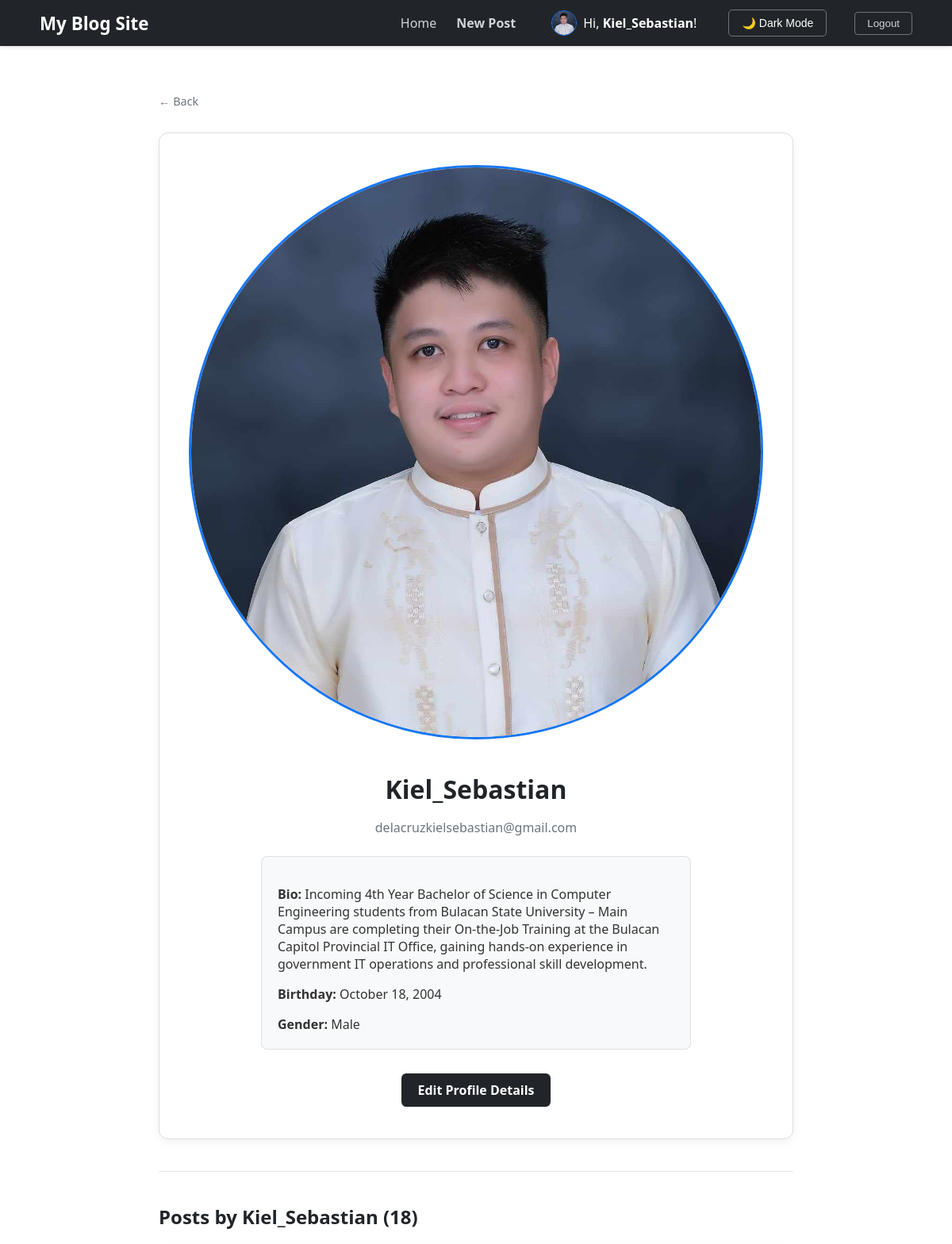
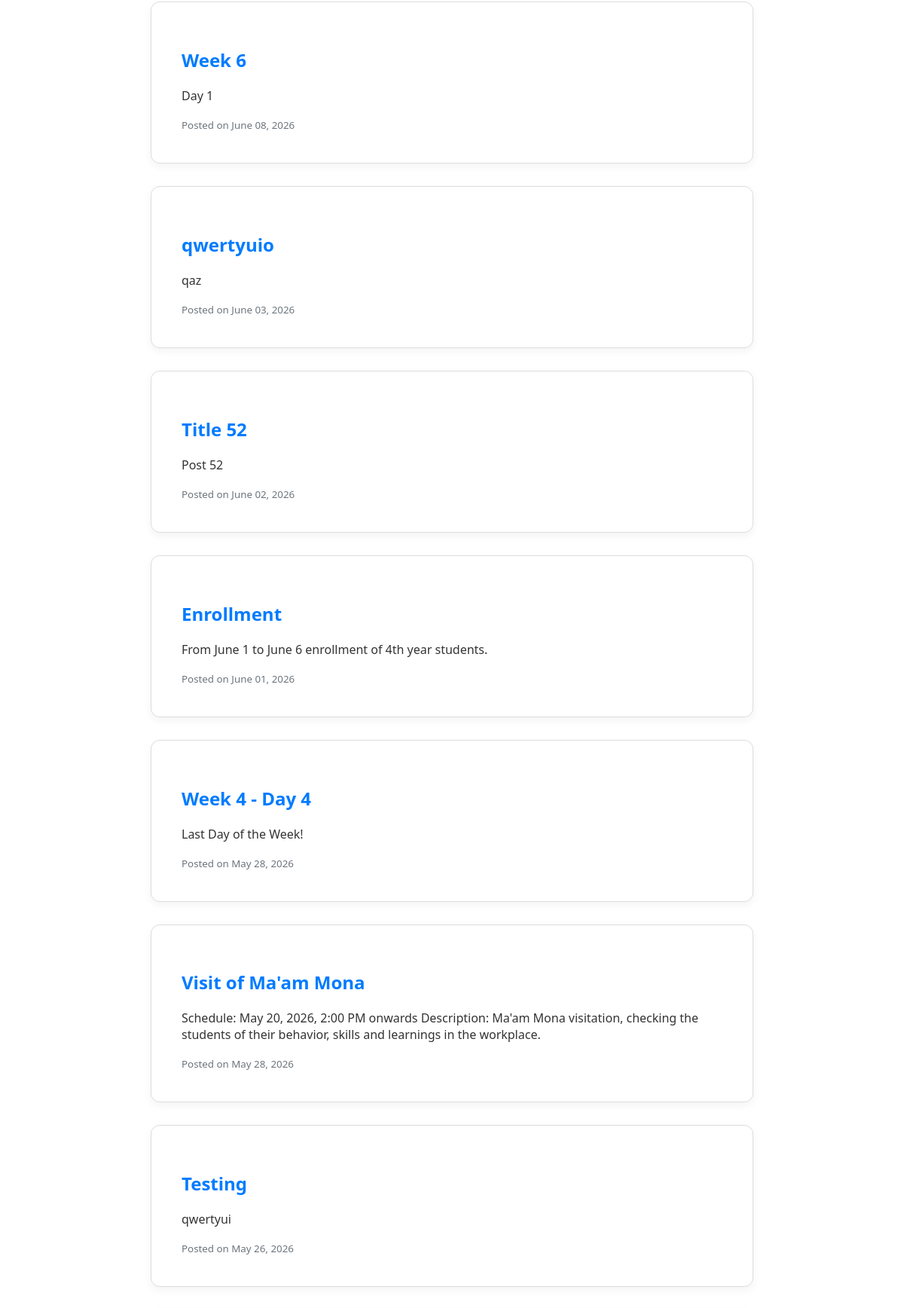
Screenshot of /user/Kiel_Sebastian/ (signed in, upper part) with the database file from the repository (2 pictures, top to bottom).
### blog/models.py (models this page shows, shortened)
class Profile(models.Model):
    user = models.OneToOneField(User, on_delete=models.CASCADE)
    image = models.ImageField(default='default.jpg', upload_to='profile_pics')
    bio = models.TextField(max_length=500, blank=True, help_text="Short description about yourself")
    birth_date = models.DateField(null=True, blank=True, verbose_name="Date of Birth")
    gender = models.CharField(max_length=1, choices=GENDER_CHOICES, blank=True, verbose_name="Sex at Birth")
    middle_name = models.CharField(max_length=100, blank=True, null=True)
    name_extension = models.CharField(max_length=20, blank=True, null=True, help_text="e.g., Jr., Sr., III")
    place_of_birth = models.CharField(max_length=255, blank=True, null=True)
    CIVIL_STATUS_CHOICES = [
        ('S', 'Single'), ('M', 'Married'), ('W', 'Widowed'),
        ('SEP', 'Separated'), ('O', 'Others')
    ]
    civil_status = models.CharField(max_length=3, choices=CIVIL_STATUS_CHOICES, blank=True, null=True)
    employee_number = models.CharField(max_length=50, blank=True, null=True)
    CITIZENSHIP_CHOICES = [('F', 'Filipino'), ('D', 'Dual Citizenship')]
    citizenship = models.CharField(max_length=1, choices=CITIZENSHIP_CHOICES, default='F')
    dual_citizenship_country = models.CharField(max_length=100, blank=True, null=True)
    citizenship_acquisition = models.CharField(
        max_length=20,
        choices=[('B', 'By Birth'), ('N', 'By Naturalization')],
        blank=True, null=True
    )
    house_block_lot = models.CharField(max_length=100, blank=True, null=True)
    street = models.CharField(max_length=100, blank=True, null=True)
    subdivision_village = models.CharField(max_length=100, blank=True, null=True)
    barangay = models.CharField(max_length=100, blank=True, null=True)
    city_municipality = models.CharField(max_length=100, blank=True, null=True)
    province = models.CharField(max_length=100, blank=True, null=True)
    mobile_number = models.CharField(max_length=20, blank=True, null=True)
    number_of_children = models.PositiveIntegerField(default=0, blank=True, null=True)
    special_skills_hobbies = models.TextField(blank=True, null=True)

class Post(models.Model):
    title = models.CharField(max_length=100)
    content = models.TextField()
    date_posted = models.DateTimeField(auto_now=True)
    author = models.ForeignKey(User, on_delete=models.CASCADE)
    image = models.ImageField(null=True, blank=True, upload_to=user_directory_path)

### blog/views.py (the view)
# urls.py: path('user/<str:username>/', views.user_profile_view, name='user-profile'),
def user_profile_view(request, username):
    profile_user = get_object_or_404(User, username=username)
    user_posts = Post.objects.filter(author=profile_user).order_by('-date_posted')
    context = {
        'profile_user': profile_user,
        'posts': user_posts
    }
    return render(request, 'blog/user_profile.html', context)

### blog/templates/blog/user_profile.html
{% extends "blog/base.html" %}
{% block content %}
<div class="card profile-main-card" style="text-align: center; padding: 40px; margin-top: 20px;">
    <div style="display: flex; justify-content: center; margin-bottom: 20px;">
        <img src="{{ profile_user.profile.image.url }}" alt="{{ profile_user.username }}"
             style="width: 120px; height: 120px; border-radius: 50%; border: 3px solid #1877F2; object-fit: cover;">
    </div>
    <h1 class="profile-username" style="font-size: 2rem; margin-bottom: 5px;">{{ profile_user.username }}</h1>
    <p class="profile-email" style="color: #6c757d; margin-bottom: 25px;">{{ profile_user.email }}</p>
    <div class="profile-details-box" style="text-align: left; padding: 20px; border-radius: 8px; margin: 0 auto 30px auto; max-width: 500px; border: 1px solid rgba(0,0,0,0.1);">
        <p style="margin-bottom: 12px;"><strong>Bio:</strong> {% if profile_user.profile.bio %}{{ profile_user.profile.bio }}{% else %}No description provided.{% endif %}</p>
        <p style="margin-bottom: 12px;"><strong>Birthday:</strong> {% if profile_user.profile.birth_date %}{{ profile_user.profile.birth_date|date:"F d, Y" }}{% else %}Not specified{% endif %}</p>
        <p style="margin-bottom: 0;"><strong>Gender:</strong> {% if profile_user.profile.gender %}{{ profile_user.profile.get_gender_display }}{% else %}Not specified{% endif %}</p>
    </div>
    {% if profile_user == user %}
        <div style="display: flex; justify-content: center; gap: 15px;">
            <a href="{% url 'profile-update' %}" class="btn-primary" style="text-decoration: none; text-align: center; padding: 10px 20px;">Edit Profile Details</a>
        </div>
    {% endif %}
</div>
<hr style="border: 0; border-top: 1px solid rgba(0,0,0,0.1); margin: 40px 0;">
<h2 class="profile-posts-heading" style="margin-bottom: 20px;">Posts by {{ profile_user.username }} ({{ posts.count }})</h2>
{% for post in posts %}
    <article class="card">
        <div class="article-body">
            <h2>
                <a class="article-title" href="{% url 'post-detail' post.pk %}" style="text-decoration: none; color: #007bff;">{{ post.title }}</a>
            </h2>
            <p class="article-content">{{ post.content|truncatewords:30 }}</p>
            <small style="color: #6c757d;">Posted on {{ post.date_posted|date:"F d, Y" }}</small>
        </div>
    </article>
{% empty %}
    <div class="card" style="text-align: center; padding: 30px;">
        <p>This user hasn't posted anything yet.</p>
    </div>
{% endfor %}
{% endblock %}

### blog/templates/blog/base.html (shortened to what this page needs)
{% load static %}
<!DOCTYPE html>
<html lang="en">
<head>
    <link rel="stylesheet" type="text/css" href="{% static 'blog/main.css' %}">
</head>
<body>
    <nav class="navbar">
        <div class="nav-container">
            <a href="{% url 'blog-home' %}" class="nav-logo">My Blog Site</a>
            <div class="nav-links">
                <a href="{% url 'blog-home' %}">Home</a>
                {% if user.is_authenticated %}
                    <a href="{% url 'post-create' %}" style="margin-right: 20px; font-weight: 600;">New Post</a>
                    <a href="{% url 'user-profile' user.username %}" style="margin-right: 15px; display: inline-flex; align-items: center; text-decoration: none;">
                        <img src="{{ user.profile.image.url }}" alt="Nav Profile" style="width: 30px; height: 30px; border-radius: 50%; border: 1px solid #1877F2; object-fit: cover; margin-right: 8px;">
                        <span style="color: #fff;">Hi, <strong>{{ user.username }}</strong>!</span>
                    </a>
                    <button id="theme-toggle" class="theme-toggle-btn" style="margin-right: 10px;">🌙 Dark Mode</button>
                    <form method="post" action="{% url 'logout' %}" style="display:inline;">
                        <button type="submit" class="nav-logout-btn">Logout</button>
                    </form>
                {% else %}
                    <a href="{% url 'login' %}">Login</a>
                    <a href="{% url 'register' %}">Register</a>
                {% endif %}
            </div>
        </div>
    </nav>
    <div class="main-wrapper" style="margin-top: 60px;">
        {% if request.path != '/' %}
            <div style="margin-bottom: 30px;">
                <a href="{% url 'blog-home' %}" style="text-decoration: none; color: #6c757d; font-size: 0.9rem; display: flex; align-items: center; gap: 5px;">
                    &larr; Back
                </a>
            </div>
        {% endif %}
        {% block content %}{% endblock %}
    </div>
</body>
</html>

### blog/static/blog/main.css (style rules this page uses)
body { background-color: #f0f2f5; font-family: 'Segoe UI', Roboto, Helvetica, Arial, sans-serif; margin: 0; color: #1c1e21; }
.navbar { background-color: #212529; padding: 0.75rem 0; box-shadow: 0 2px 4px rgba(0,0,0,0.1); position: sticky; top: 0; z-index: 1000; }
.nav-container { max-width: 1100px; margin: 0 auto; display: flex; justify-content: space-between; align-items: center; padding: 0 20px; }
.nav-logo { color: white !important; text-decoration: none; font-size: 1.4rem; font-weight: bold; }
.nav-links { display: flex; align-items: center; gap: 25px; }
.nav-links a { color: #ced4da; text-decoration: none; font-weight: 500; }
.nav-logout-btn { background: transparent; border: 1px solid #6c757d; color: #ced4da; padding: 6px 15px; border-radius: 4px; cursor: pointer; }
.main-wrapper { max-width: 800px; margin: 60px auto; padding: 0 20px; }
.card { background: white; border-radius: 12px; border: 1px solid #ddd; padding: 40px; margin-bottom: 30px; box-shadow: 0 4px 12px rgba(0,0,0,0.05); }
.btn-primary { background-color: #212529; color: white; padding: 12px 25px; border: none; border-radius: 6px; font-weight: 600; cursor: pointer; transition: 0.2s; display: inline-block; text-align: center; }
.content-section img, .card img { width: 100% !important; max-width: 100% !important; height: auto !important; display: block !important; margin: 0 auto 20px !important; border-radius: 8px; }

### blog/templates/blog/base.html (style rules this page uses)
body { background-color: #ffffff; color: #212529; transition: background-color 0.3s, color 0.3s; }
.profile-details-box { background-color: #f8f9fa; color: #333333; }
.article-content { color: #333333; }
.theme-toggle-btn { background: transparent; color: #ffffff; border: 1px solid #6c757d; border-radius: 5px; padding: 8px 16px; font-size: 14px; font-weight: 500; transition: all 0.2s ease-in-out; cursor: pointer; display: inline-flex; align-items: center; }

### rows the page displays
Post: title "Week 6", content "Day 1", date_posted "June 08, 2026"
Post: title "qwertyuio", content "qaz", date_posted "June 03, 2026"
Post: title "Title 52", content "Post 52", date_posted "June 02, 2026"
Post: title "Enrollment", content "From June 1 to June 6 enrollment of 4th year students.", date_posted "June 01, 2026"
Post: title "Week 4 - Day 4", content "Last Day of the Week!", date_posted "May 28, 2026"
Post: title "Visit of Ma'am Mona", content "Schedule: May 20, 2026, 2:00 PM onwards Description: Ma'am Mona visitation, checking the students of their behavior, skills and learnings in the workplace.", date_posted "May 28, 2026"
Post: title "Testing", content "qwertyui", date_posted "May 26, 2026"

### other values shown
{{ user.username }} "Kiel_Sebastian"
{{ profile_user.username }} "Kiel_Sebastian"
{{ profile_user.email }} "delacruzkielsebastian@gmail.com"
{{ profile_user.profile.birth_date|date:"F d, Y" }} "October 18, 2004"
{{ profile_user.profile.get_gender_display }} "Male"
{{ posts.count }} "18"
